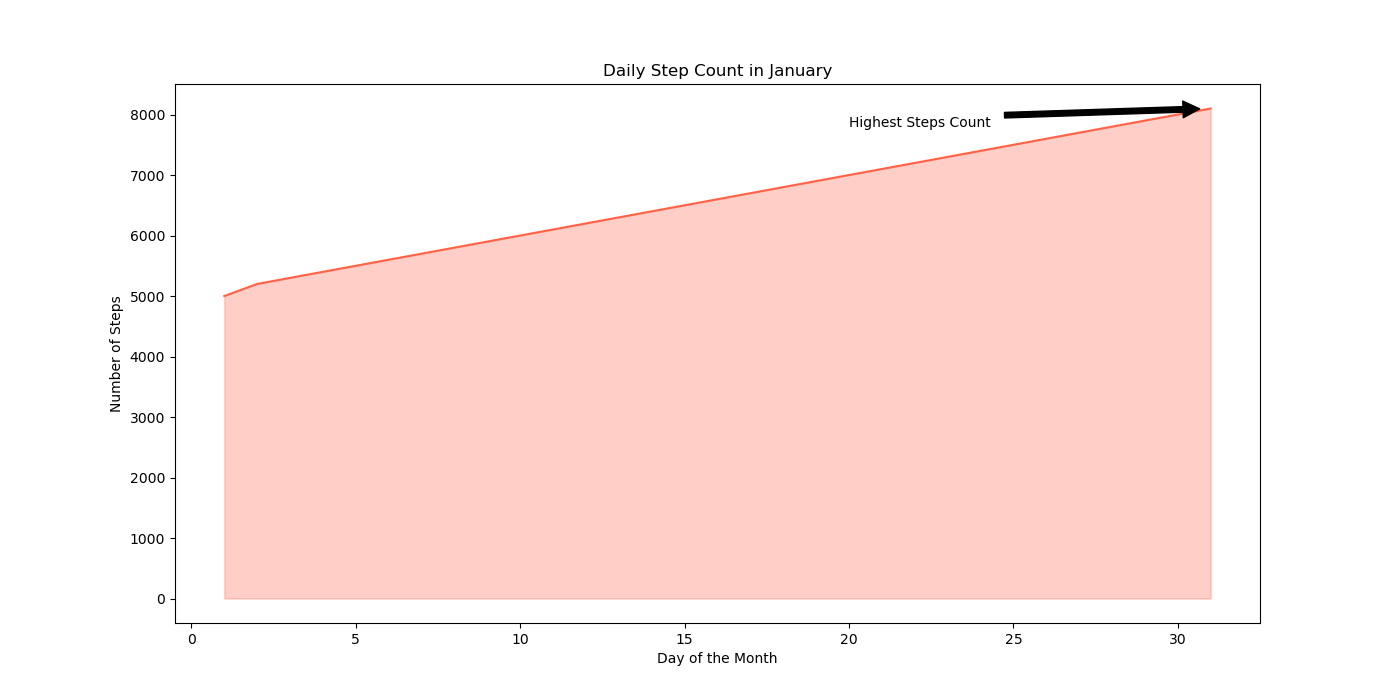

Generate this figure with Python:

import pandas as pd
import seaborn as sns
import matplotlib.pyplot as plt

data = {
    "Day": list(range(1, 32)),
    "Steps": [5000, 5200, 5300, 5400, 5500, 5600, 5700, 5800, 5900, 6000, 
              6100, 6200, 6300, 6400, 6500, 6600, 6700, 6800, 6900, 7000, 
              7100, 7200, 7300, 7400, 7500, 7600, 7700, 7800, 7900, 8000, 8100]
}

df = pd.DataFrame(data)

plt.figure(figsize=(14, 7))
area_chart = sns.lineplot(data=df, x='Day', y='Steps', color="#FF6347")
area_chart.fill_between(df['Day'], df['Steps'], color="#FF6347", alpha=0.3)

plt.annotate('Highest Steps Count',
             xy=(31, 8100),
             xytext=(20, 7800),
             arrowprops=dict(facecolor='#000000', shrink=0.05),
             )

plt.title('Daily Step Count in January')
plt.xlabel('Day of the Month')
plt.ylabel('Number of Steps')

plt.show()
